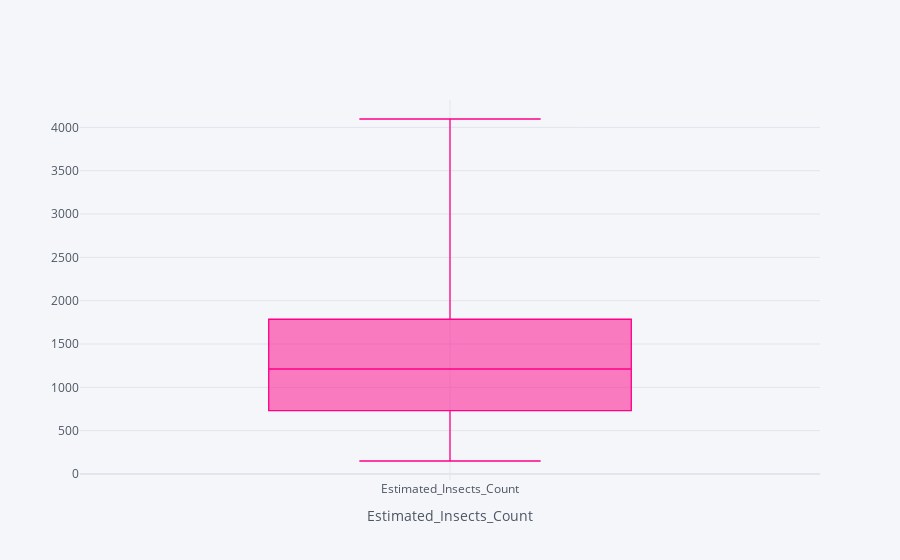

Notebook cell for this chart:
### Code cell
# Check the presence of outliers in Estimated_Insects_Count

train_d['Estimated_Insects_Count'].iplot(kind='box',color=['pink'],xTitle='Estimated_Insects_Count')

### Figure 1 — Plotly figure (JSON) as saved in the notebook; plotly's stock layout.template omitted (floating-point values rounded to 4 significant figures; data arrays with more than 128 entries replaced by an {"elided": "..."} marker saying what was removed)
{"data": [{"boxpoints": false, "line": {"width": 1.3}, "marker": {"color": "rgba(255, 0, 136, 1.0)"}, "name": "Estimated_Insects_Count", "orientation": "v", "type": "box", "y": {"elided": "4599 int values"}}], "layout": {"legend": {"bgcolor": "#F5F6F9", "font": {"color": "#4D5663"}}, "paper_bgcolor": "#F5F6F9", "plot_bgcolor": "#F5F6F9", "title": {"font": {"color": "#4D5663"}}, "xaxis": {"gridcolor": "#E1E5ED", "showgrid": true, "tickfont": {"color": "#4D5663"}, "title": {"font": {"color": "#4D5663"}, "text": "Estimated_Insects_Count"}, "zerolinecolor": "#E1E5ED"}, "yaxis": {"gridcolor": "#E1E5ED", "showgrid": true, "tickfont": {"color": "#4D5663"}, "title": {"font": {"color": "#4D5663"}, "text": ""}, "zerolinecolor": "#E1E5ED"}}}
